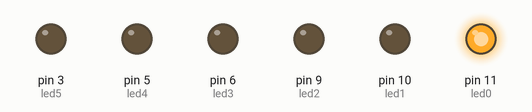
A sketch run on a simulated Arduino Uno, built with avr-gcc and run on an emulated ATmega328P. Parts: output pins drawn as LEDs (lit = HIGH).

Above: at 0.05 s.
At 0.55 s:
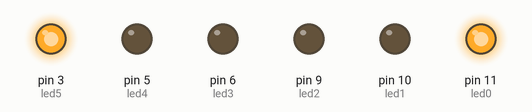
At 0.75 s:
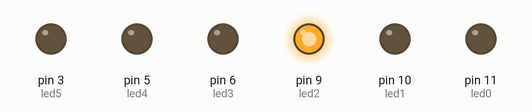
At 1.45 s:
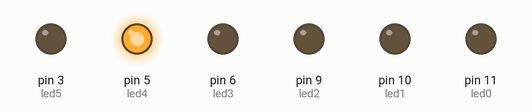
At 2.15 s:
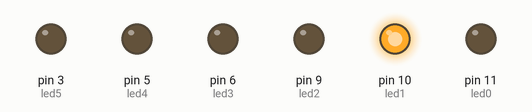
At 2.85 s:
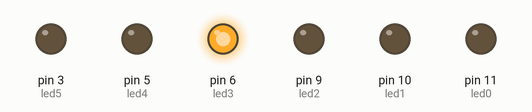
Timing chart, 0 to 3.1 s (numbered marks = the images above):
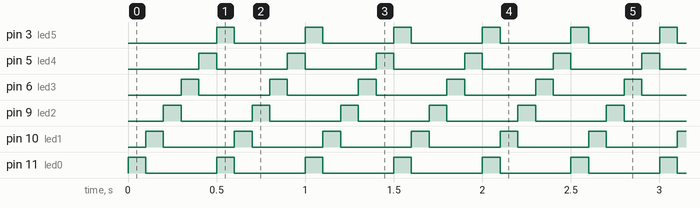

The sketch:

_6_LED_Fader.ino
```cpp
// defines the LEDs /////////////////////
#define led0 11
#define led1 10
#define led2 9
#define led3 6
#define led4 5
#define led5 3

#define time 100

//int brightness[] = {255, 100, 50, 5, 1, 0, 1, 5, 50, 100, 255, 100, 50, 5, 1, 0};
int i = 0;


void setup() {
  pinMode(led0, OUTPUT);
  pinMode(led1, OUTPUT);
  pinMode(led2, OUTPUT);
  pinMode(led3, OUTPUT);
  pinMode(led4, OUTPUT);
  pinMode(led5, OUTPUT);

  digitalWrite(led0, 0);
  digitalWrite(led1, 0);
  digitalWrite(led2, 0);
  digitalWrite(led3, 0);
  digitalWrite(led4, 0);
  digitalWrite(led5, 0);
}
void loop() {
  digitalWrite(led0, 1);
  delay(time);
  digitalWrite(led5, 0);
  digitalWrite(led0, 0);
  digitalWrite(led1, 1);
  delay(time);
  digitalWrite(led1, 0);
  digitalWrite(led2, 1);
  delay(time);
  digitalWrite(led2, 0);
  digitalWrite(led3, 1);
  delay(time);
  digitalWrite(led3, 0);
  digitalWrite(led4, 1);
  delay(time);
  digitalWrite(led4, 0);
  digitalWrite(led5, 1);
}
```

Measured:
- by itself, pin 3 (led5), pin 5 (led4), pin 6 (led3), pin 9 (led2), pin 10 (led1), pin 11 (led0): alternates HIGH for 0.10 s and LOW for 0.40 s
- by itself, everything shown: repeats every 0.50 s, in 5 steps
